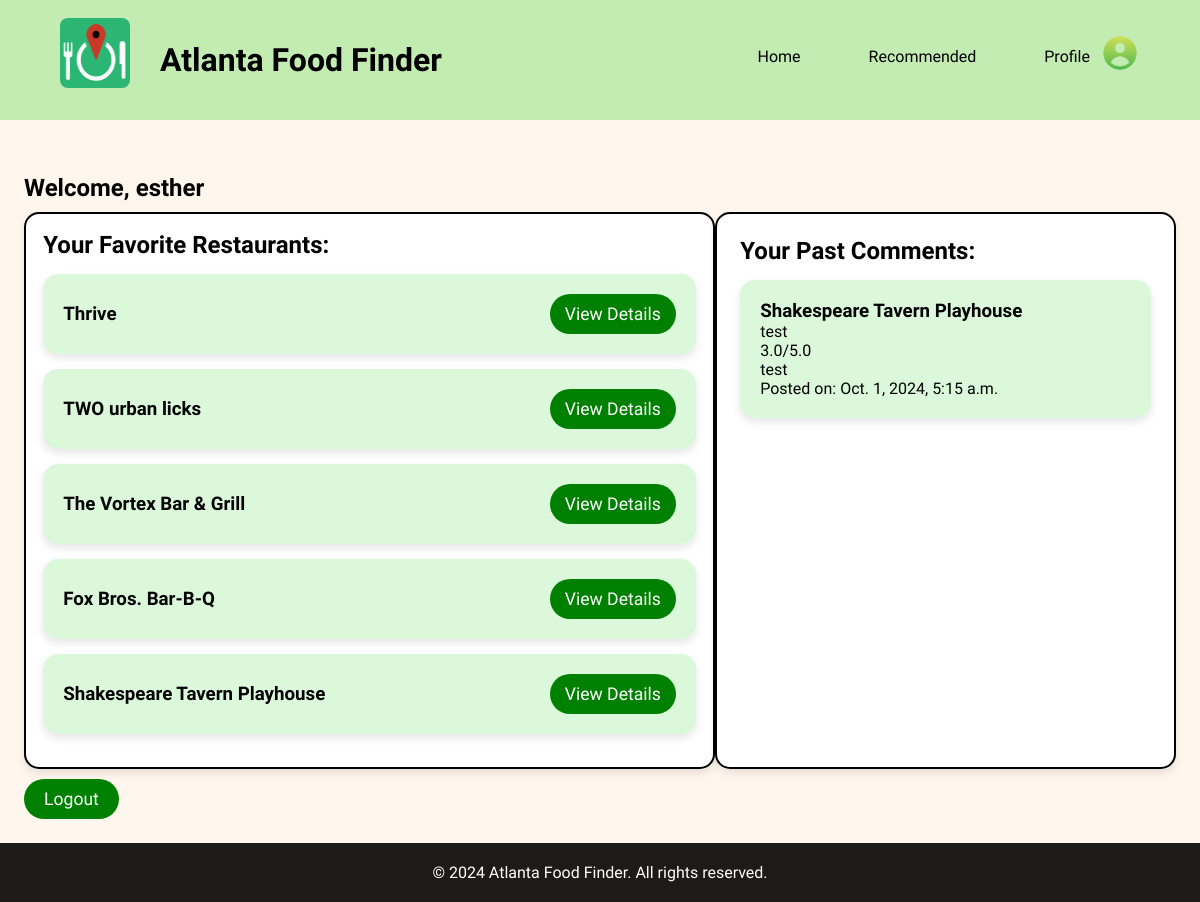
/profile/ (signed in), run on the app's committed database.
### accounts/models.py (models this page shows, shortened)
class FavoriteRestaurant(models.Model):
    user = models.ForeignKey(User, on_delete=models.CASCADE)
    restaurant = models.ForeignKey(Restaurant, on_delete=models.CASCADE)

class Restaurant(models.Model):
    place_id = models.CharField(max_length=255, unique=True, null=True)  # Add this line
    name = models.CharField(max_length=255)
    vicinity = models.CharField(max_length=255, null=True)  # Add this line if you need vicinity
    image = models.ImageField(upload_to='restaurants/', blank=True, null=True)  # Keep as optional if needed

### reviews/models.py (models this page shows, shortened)
class ReviewRating(models.Model):
    restaurant = models.ForeignKey(Restaurant, on_delete=models.CASCADE)
    user = models.ForeignKey(User, on_delete=models.CASCADE)
    subject = models.CharField(max_length=100, blank=True)
    review = models.TextField(max_length=500, blank=True)
    rating = models.FloatField()
    ip = models.CharField(max_length=20, blank=True)
    status = models.BooleanField(default=True)
    created_at = models.DateTimeField(auto_now_add=True)
    updated_at = models.DateTimeField(auto_now=True)

class Restaurant(models.Model):
    restaurant_id = models.CharField(max_length=255, unique=True)
    name = models.CharField(max_length=255)
    opening_hours = models.JSONField(null=True, blank=True)
    rating = models.DecimalField(max_digits=2, decimal_places=1, null=True, blank=True)
    price_level = models.IntegerField(null=True, blank=True)
    icon = models.URLField(max_length=500, null=True, blank=True)
    vicinity = models.CharField(max_length=255, null=True, blank=True)
    total_ratings = models.IntegerField(null=True, blank=True)
    phone_number = models.CharField(max_length=255, null=True, blank=True)
    cuisine_type = models.TextField(null=True, blank=True)
    latitude = models.DecimalField(max_digits=9, decimal_places=6, null=True, blank=True)
    longitude = models.DecimalField(max_digits=9, decimal_places=6, null=True, blank=True)
    region = models.TextField(null=True, blank=True)
    def __str__(self):
        return self.name

### accounts/views.py (the view)
# urls.py: path('profile/', views.Profile, name='profile'),
def Profile(request):
    favorites = FavoriteRestaurant.objects.filter(user=request.user).select_related('restaurant')
    comments = ReviewRating.objects.filter(user=request.user)  # Fetch the user's comments
    return render(request, 'profile.html', {'favorites': favorites, 'comments': comments})

### templates/profile.html (shortened to what this page needs)
{% load static %}
<!DOCTYPE html>
<html lang="en">
  <head>
    <link rel="stylesheet" href="{% static 'styles.css' %}" />
    <link href='https://unpkg.com/boxicons@2.1.4/css/boxicons.min.css' rel='stylesheet'>
  </head>
  <body>
    <header class="header">
      <img
        src="{% static 'Logo.png' %}"
        width="70"
        height="70"
        style="margin-right: 0px; margin-top: -14px; border-radius: 0.5em"
      />
      <a href="{% url 'home' %}" class="logo" style="margin-left: 100px; position: fixed;">
        <span><b> Atlanta Food Finder </b></span></a
      >
      <nav class="navbar">
        <a href="{% url 'home' %}">Home</a>
        <a href="{% url 'home' %}#Recommended">Recommended</a>
        <img
          src="{% static 'profil pic icon.png' %}"
          width="40"
          height="40"
          style="float: right; margin-left: 10px; margin-top: -14px"
        />
        <a href="{% url 'profile' %}">Profile</a>
      </nav>
    </header>
    <section class="profile" id="profile" style="padding: 2%;">
      <h1 style="margin-bottom: 10px;">Welcome, {{ user.username }}</h1>
      <div class="profile-content" style="margin-bottom: 10px;">
          <div class="favorite-restaurants" style="padding: 1.5%; width: 60%;">
              <h2>Your Favorite Restaurants:</h2>
              {% if favorites %}
                  {% for favorite in favorites %}
                      <div class="user-profile" style="margin: 15px 0; padding: 20px; display: flex; justify-content: space-between; align-items: center;">
                          <h3>{{ favorite.restaurant.name }}</h3>
                          <a href="/detail/{{ favorite.restaurant.place_id }}/" class="details-button user-profile_button ui button red size-xl fill" style="display: inline-block; padding: 10px 15px;">View Details</a>
                      </div>
                  {% endfor %}
              {% else %}
                  <p>You have no favorite restaurants yet.</p>
              {% endif %}
          </div>
          <div class="past-comments" style="padding: 2%; width: 40%;">
              <h2>Your Past Comments:</h2>
              {% if comments %}
                  {% for comment in comments %}
                      <div class="user-profile" style="margin: 15px 0; padding: 20px;">
                          <h3>{{ comment.restaurant }}</h3>
                          <p>{{ comment.review }}</p>
                          <p>{{ comment.rating }}/5.0</p>
                          <p>{{ comment.subject }}</p>
                          <p>Posted on: {{ comment.created_at }}</p>
                      </div>
                  {% endfor %}
              {% else %}
                  <p>You have no reviews yet.</p>
              {% endif %}
          </div>
      </div>
      <button id="logoutButton" class="user-profile_button ui button red size-xl fill">
        Logout
      </button>
    </section>
    <footer class="footer">
        <p>© 2024 Atlanta Food Finder. All rights reserved.</p>
    </footer>
  </body>
</html>

### static/styles.css (style rules this page uses)
* { margin: 0; padding: 0; box-sizing: border-box; text-decoration: none; border: none; outline: none; scroll-behavior: smooth; font-family: "Armata", sans-serif; }
:root { --bg-color:#FFF7EE; --second-bg-color:#000000e3; --text-color: rgb(0, 0, 0); --main-color: #c3ecb2; }
body { background: var(--bg-color); color: var(--text-color); padding-top: 150px; min-height: 100vh; margin: 0; display:flex; flex-direction: column; flex: 1; }
.header { position: fixed; top: 0; left: 0; width: 100%; padding: 2rem 5% 2rem; background: #c3ecb2; backdrop-filter: blur(10px); display: flex; justify-content: space-between; align-items: center; z-index: 5; }
.logo { font-size: 2rem; color: var(--text-color); font-weight: 400; cursor: pointer; transition: 0.3s ease; }
.logo span { text-shadow: 0 0 25px var(--main-color); }
.navbar a { font-size: 1rem; color: var(--text-color); margin-left: 4rem; font-weight: 500; transition: 0.3s ease; border-bottom: 3px solid transparent; }
.user-profile { background-color: rgba(196, 244, 196, 0.608); box-shadow: 0 4px 8px rgba(0, 0, 0, 0.1); border-radius: 15px; overflow: hidden; transition: transform 0.3s ease; }
.user-profile_button { background-color: green; color: #fff; border: none; padding: 10px 20px; font-size: 1.1em; cursor: pointer; border-radius: 25px; transition: background-color 0.3s ease; }
.profile-content { display: flex; justify-content: space-between; margin: 0; width: 100%; }
.favorite-restaurants, .past-comments { background-color: white; border: 2px solid black; border-radius: 15px; box-shadow: 0 4px 8px rgba(0, 0, 0, 0.1); width: calc(50% - 20px); }
.user-profile { margin: 5px 0; }
.footer { text-align: center; padding: 20px; background-color: var(--second-bg-color); color: white; width: 100%; margin-top: auto; }

### data on the page
FavoriteRestaurant: restaurant.name "Thrive"
FavoriteRestaurant: restaurant.name "TWO urban licks"
FavoriteRestaurant: restaurant.name "The Vortex Bar & Grill"
FavoriteRestaurant: restaurant.name "Fox Bros. Bar-B-Q"
FavoriteRestaurant: restaurant.name "Shakespeare Tavern Playhouse"
ReviewRating: restaurant "Shakespeare Tavern Playhouse", review "test", rating "3.0", subject "test", created_at "Oct. 1, 2024, 5:15 a.m."

### other printed values
{{ user.username }} "esther"
